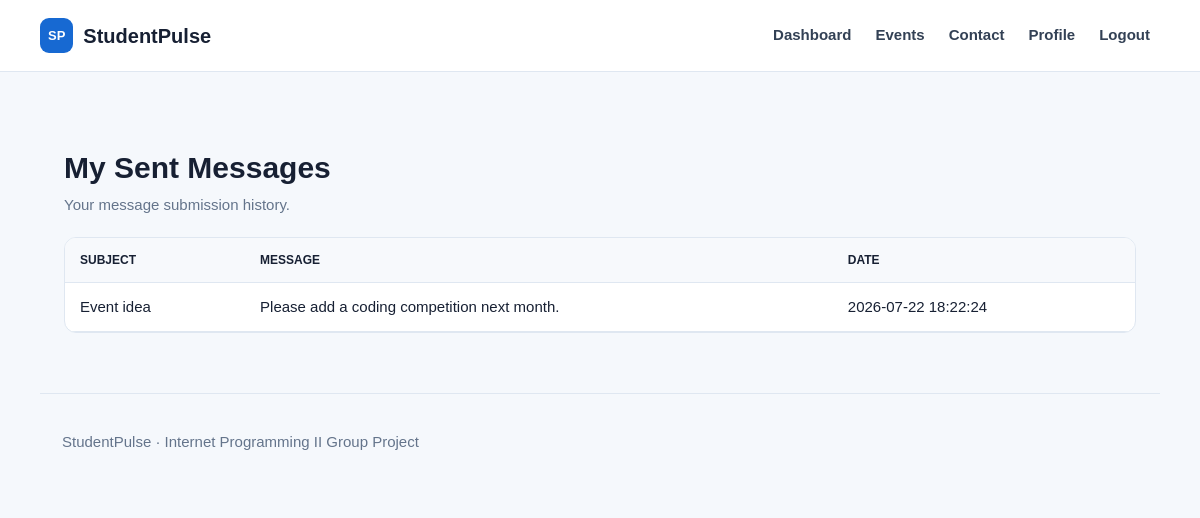
The page /submissions.php (signed in) on the database its author committed.
### tables this page shows
CREATE TABLE IF NOT EXISTS contact_messages (
    id INT UNSIGNED AUTO_INCREMENT PRIMARY KEY,
    user_id INT UNSIGNED NULL,
    name VARCHAR(100) NOT NULL,
    email VARCHAR(120) NOT NULL,
    subject VARCHAR(150) NOT NULL,
    message TEXT NOT NULL,
    created_at TIMESTAMP DEFAULT CURRENT_TIMESTAMP,
    FOREIGN KEY (user_id) REFERENCES users(id) ON DELETE SET NULL
);

### includes/core.php (called while the page is built, shortened)
<?php
function e($value)
{
    return htmlspecialchars((string)$value, ENT_QUOTES, 'UTF-8');
}
?>

### submissions.php (the view, shortened to what this page needs)
<?php
require 'includes/core.php';
require 'config/database.php';
$student_id = (int)$_SESSION['student_id'];
$sql = "SELECT name, email, subject, message, created_at FROM contact_messages WHERE user_id = $student_id ORDER BY created_at DESC";
$result = mysqli_query($conn, $sql);
$r = [];
if ($result) {
    while ($row = mysqli_fetch_assoc($result)) {
        $r[] = $row;
    }
}
include 'includes/header.php';
?>
<div class="head">
    <div>
        <h1>My Sent Messages</h1>
        <p>Your message submission history.</p>
    </div>
</div>
<div class="table">
    <table>
        <thead>
            <tr>
                <th>Subject</th>
                <th>Message</th>
                <th>Date</th>
            </tr>
        </thead>
        <tbody>
            <?php if (empty($r)): ?>
                <tr>
                    <td colspan="3">No messages submitted yet.</td>
                </tr>
            <?php else: ?>
                <?php foreach ($r as $x): ?>
                    <tr>
                        <td><?= e($x['subject']) ?></td>
                        <td><?= e($x['message']) ?></td>
                        <td><?= e($x['created_at']) ?></td>
                    </tr>
                <?php endforeach; ?>
            <?php endif; ?>
        </tbody>
    </table>
</div>
<?php include 'includes/footer.php'; ?>

### assets/style.css (style rules this page uses)
:root { --b:#1769d2;--bd:#0d4fa5;--ink:#172033;--muted:#64748b;--line:#dfe7f1;--bg:#f5f8fc }
* { box-sizing:border-box }
body { margin:0;font:15px/1.5 Arial,sans-serif;background:var(--bg);color:var(--ink) }
.head { display:flex;justify-content:space-between;align-items:end;margin:35px 0 16px }
.head h1,.head h2 { margin:0 }
.head p,.muted { color:var(--muted);margin:4px 0 }
.table { overflow:auto;background:white;border:1px solid var(--line);border-radius:12px }
table { border-collapse:collapse;width:100% }
th,td { padding:13px 15px;text-align:left;border-bottom:1px solid var(--line) }
th { font-size:12px;text-transform:uppercase;background:#f7f9fc }

### rows shown on the page
contact_messages: subject "Event idea", message "Please add a coding competition next month.", created_at "2026-07-22 18:22:24"
